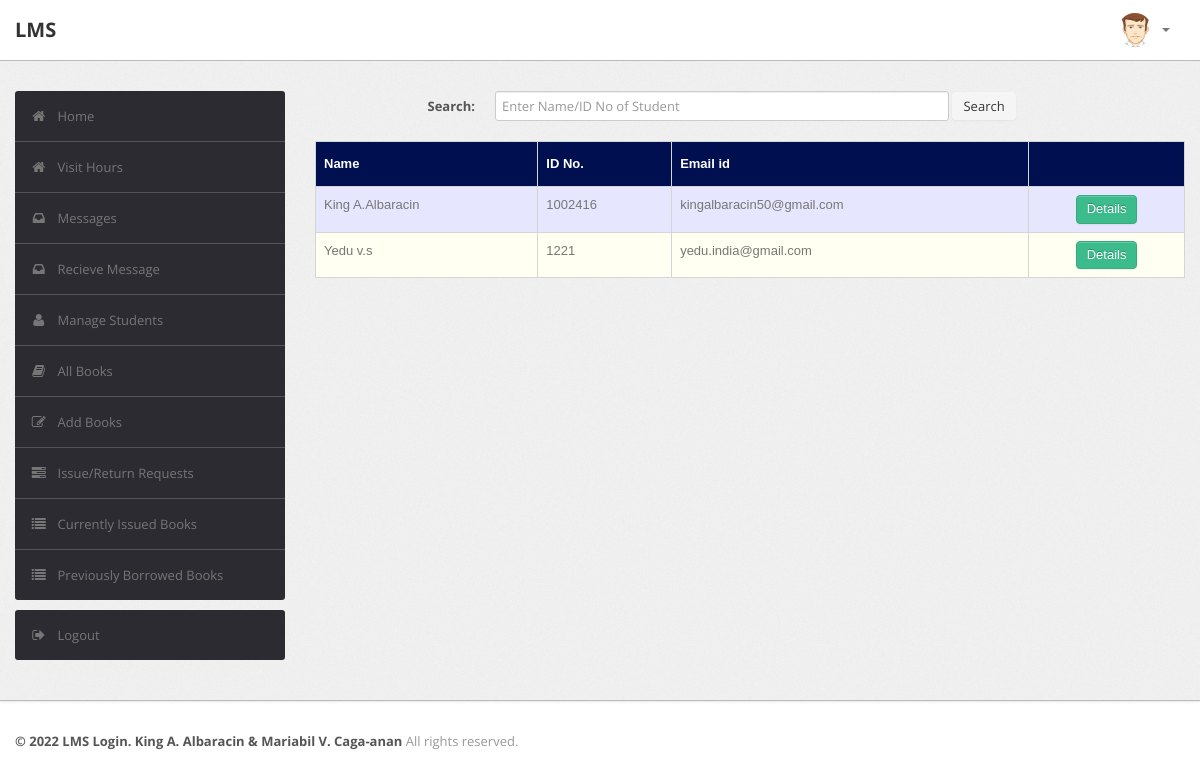
Page /staff/student.php on the committed database.
### tables this page shows
CREATE TABLE `user` (
  `RollNo` varchar(50) NOT NULL,
  `Name` varchar(50) DEFAULT NULL,
  `Type` varchar(50) DEFAULT NULL,
  `Category` varchar(50) DEFAULT NULL,
  `Department` varchar(255) NOT NULL,
  `EmailId` varchar(50) DEFAULT NULL,
  `MobNo` bigint(11) DEFAULT NULL,
  `Password` varchar(50) DEFAULT NULL
);

### staff/student.php (the view, shortened to what this page needs)
<?php
require('dbconn.php');
?>
<?php
$rollno = $_SESSION['RollNo'];
                                $sql="select * from LMS.user where RollNo='$rollno'";
                                $result=$conn->query($sql);
                                $row=$result->fetch_assoc();
if ($type =$row['Type'] !== 'librarian') {
    ?>
<!DOCTYPE html>
<html lang="en">
    <head>
        <link type="text/css" href="bootstrap/css/bootstrap.min.css" rel="stylesheet">
        <link type="text/css" href="bootstrap/css/bootstrap-responsive.min.css" rel="stylesheet">
        <link type="text/css" href="css/theme.css" rel="stylesheet">
        <link type="text/css" href="images/icons/css/font-awesome.css" rel="stylesheet">
    </head>
    <body>
        <div class="navbar navbar-fixed-top">
            <div class="navbar-inner">
                <div class="container">
                        <a class="brand" href="index.php">LMS </a>
                    <div class="nav-collapse collapse navbar-inverse-collapse">
                        <ul class="nav pull-right">
                            <li class="nav-user dropdown"><a href="#" class="dropdown-toggle" data-toggle="dropdown">
                                <img src="images/user.png" class="nav-avatar" />
                                <b class="caret"></b></a>
                            </li>
                        </ul>
                    </div>
                </div>
            </div>
        </div>
        <div class="wrapper">
            <div class="container">
                <div class="row">
                    <div class="span3">
                        <div class="sidebar">
                            <ul class="widget widget-menu unstyled">
                                <li class="active"><a href="index.php"><i class="menu-icon icon-home"></i>Home
                                </a></li>
                                <li class="active"><a href="../qr/index.php"><i class="menu-icon icon-home"></i>Visit Hours
                                </a></li>
                                 <li><a href="message.php"><i class="menu-icon icon-inbox"></i>Messages</a>
                                </li>
                                <li><a href="recieve.php"><i class="menu-icon icon-inbox"></i>Recieve Message</a>
                                </li>
                                <li><a href="student.php"><i class="menu-icon icon-user"></i>Manage Students </a>
                                </li>
                                <li><a href="book.php"><i class="menu-icon icon-book"></i>All Books </a></li>
                                <li><a href="addbook.php"><i class="menu-icon icon-edit"></i>Add Books </a></li>
                                <li><a href="requests.php"><i class="menu-icon icon-tasks"></i>Issue/Return Requests </a></li>
                                <li><a href="current.php"><i class="menu-icon icon-list"></i>Currently Issued Books </a></li>
                                <li><a href="pre.php"><i class="menu-icon icon-list"></i>Previously Borrowed Books </a></li>
                            </ul>
                            <ul class="widget widget-menu unstyled">
                                <li><a href="logout.php"><i class="menu-icon icon-signout"></i>Logout </a></li>
                            </ul>
                        </div>
                    </div>
                    <div class="span9">
                        <form class="form-horizontal row-fluid" action="student.php" method="post">
                                        <div class="control-group">
                                            <label class="control-label" for="Search"><b>Search:</b></label>
                                            <div class="controls">
                                                <input type="text" id="title" name="title" placeholder="Enter Name/ID No of Student" class="span8" required>
                                                <button type="submit" name="submit"class="btn">Search</button>
                                            </div>
                                        </div>
                                    </form>
                                    <br>
                                    <?php
                                    if(isset($_POST['submit']))
                                        {$s=$_POST['title'];
                                            $sql="select * from LMS.user where (RollNo='$s' or Name like '%$s%') and Type<>'ADMIN'";
                                        }
                                    else
                                        $sql="select * from LMS.user where Type<>'ADMIN' and Type<>'STAFF' and Type<>'LIBRARIAN' ";
                                    $result=$conn->query($sql);
                                    $rowcount=mysqli_num_rows($result);
                                    if(!($rowcount))
                                        echo "<br><center><h2><b><i>No Results</i></b></h2></center>";
                                    else
                                    {
                                    ?>
                        <table class="table" id = "tables">
                                  <thead>
                                    <tr>
                                      <th>Name</th>
                                      <th>ID No.</th>
                                      <th>Email id</th>
                                      <th></th>
                                    </tr>
                                  </thead>
                                  <tbody>
                    <?php
                            while($row=$result->fetch_assoc())
                            {
                                $email=$row['EmailId'];
                                $name=$row['Name'];
                                $rollno=$row['RollNo'];
                            ?>
                                    <tr>
                                      <td><?php echo $name ?></td>
                                      <td><?php echo $rollno ?></td>
                                      <td><?php echo $email ?></td>
                                        <td>
                                        <center>
                                            <a href="studentdetails.php?id=<?php echo $rollno; ?>" class="btn btn-success">Details</a>
                                      </center>
                                        </td>
                                    </tr>
                            <?php }} ?>
                                  </tbody>
                                </table>
                            </div>
                </div>
            </div>
        </div>
<div class="footer">
            <div class="container">
                <b class="copyright">&copy; 2022 LMS Login. King A. Albaracin & Mariabil V. Caga-anan </b>All rights reserved.
            </div>
        </div>
    </body>
</html>
<?php }
else {
    echo "<script type='text/javascript'>alert('Access Denied!!!')</script>";
} ?>

### staff/css/theme.css (style rules this page uses)
#tables { font-family: "Trebuchet MS", Arial, Helvetica, sans-serif; border-collapse: collapse; width: 100%; }
#tables td, #tables th { border: 1px solid #ddd; padding: 8px; }
#tables tr:nth-child(even) { background-color: #fffff2; }
#tables tr:nth-child(odd) { background-color: #e6e6ff; }
#tables th { padding-top: 12px; padding-bottom: 12px; text-align: left; background-color: #000F50; color: white; }
body { font-size: 13px; font-family: 'Open Sans', Arial, sans-serif; background: #fff; color: #777 }
strong, b { color: #555 }
.wrapper { background: url(../images/bg.png) #eee; border-bottom: 1px solid #bbb; -webkit-box-shadow: 0 1px 2px rgba(0,0,0,0.1); -moz-box-shadow: 0 1px 2px rgba(0,0,0,0.1); box-shadow: 0 1px 2px rgba(0,0,0,0.1); padding: 30px 0 }
.footer { color: #999; padding: 30px 0 60px }
form { margin: 0 }
select, textarea, input[type="text"], input[type="password"], input[type="datetime"], input[type="datetime-local"], input[type="date"], input[type="month"], input[type="time"], input[type="week"], input[type="number"], input[type="email"], input[type="url"], input[type="search"], input[type="tel"], input[type="color"], .uneditable-input, label, input, button, select, textarea { -webkit-border-radius: 3px; -moz-border-radius: 3px; border-radius: 3px; font-size: 13px; font-family: 'Open Sans', Tahoma, Arial, sans-serif }
body [class^="icon-"], body [class*=" icon-"] { font-size: 14px; line-height: 20px; height: 20px }
.form-horizontal .control-group, .form-vertical .control-group { margin-bottom: 0 }
.navbar { position: static!important; margin: 0!important }
.navbar .navbar-inner { background: #fff; border-bottom: 1px solid #bbb; -webkit-box-shadow: 0 1px 2px rgba(0,0,0,0.15); -moz-box-shadow: 0 1px 2px rgba(0,0,0,0.15); box-shadow: 0 1px 2px rgba(0,0,0,0.15) }
.navbar .brand { color: #333; font-weight: bold; font-size: 20px; margin-right: 20px; padding: 20px }
.navbar .nav>li>a { padding: 20px 15px; font-weight: bold; color: #777 }
.nav-user>a { height: 20px }
.nav-avatar { width: 34px; height: 34px; margin: -7px 5px 0 0; -webkit-border-radius: 50%; -moz-border-radius: 50%; border-radius: 50% }
.btn, .btn-box { -webkit-border-radius: 3px; -moz-border-radius: 3px; border-radius: 3px }
.btn { font-size: 13px; font-weight: 600 }
.btn { display: inline-block; margin-bottom: 0; font-weight: 400; text-align: center; vertical-align: middle; cursor: pointer; background-image: none; border: 1px solid transparent; white-space: nowrap; padding: 4px 10px; font-size: 13px; line-height: 1.42857; border-radius: 4px; -webkit-user-select: none; -moz-user-select: none; -ms-user-select: none; user-select: none }
.btn-success { color: #fff; background-color: #3cbc8d; border-color: #36a97f }
.table { margin-bottom: 0 }
.table th, .table td { border-color: #d5d5d5!important }
.widget-menu { background: #fff; -webkit-border-radius: 3px; -moz-border-radius: 3px; border-radius: 3px; overflow: hidden }
.widget-menu a { color: #555; display: block; line-height: 20px; padding: 15px; text-decoration: none!important }
.widget-menu .menu-icon { margin-right: 10px; color: #767676; -webkit-transition: all .2s ease-in-out; -moz-transition: all .2s ease-in-out; transition: all .2s ease-in-out; }
.widget-menu>li+li { border-top: 1px solid #555 }
.widget-menu>li>a { background-color: #2d2b32; color: #767676; -webkit-transition: all .2s ease-in-out; -moz-transition: all .2s ease-in-out; transition: all .2s ease-in-out; }

### rows in the picture
user: Name "King A.Albaracin", RollNo "1002416", EmailId "kingalbaracin50@gmail.com"
user: Name "Yedu v.s", RollNo "1221", EmailId "yedu.india@gmail.com"
